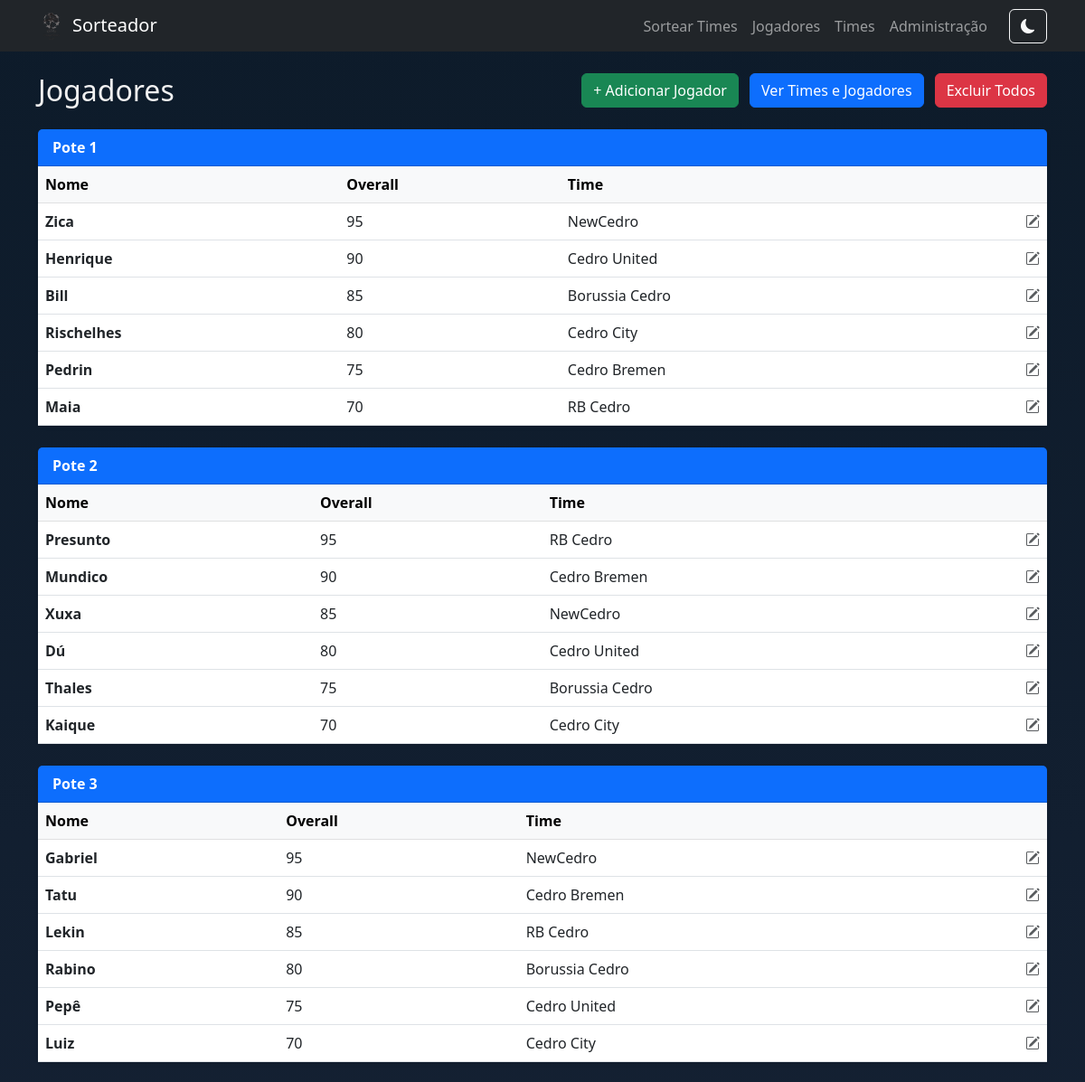
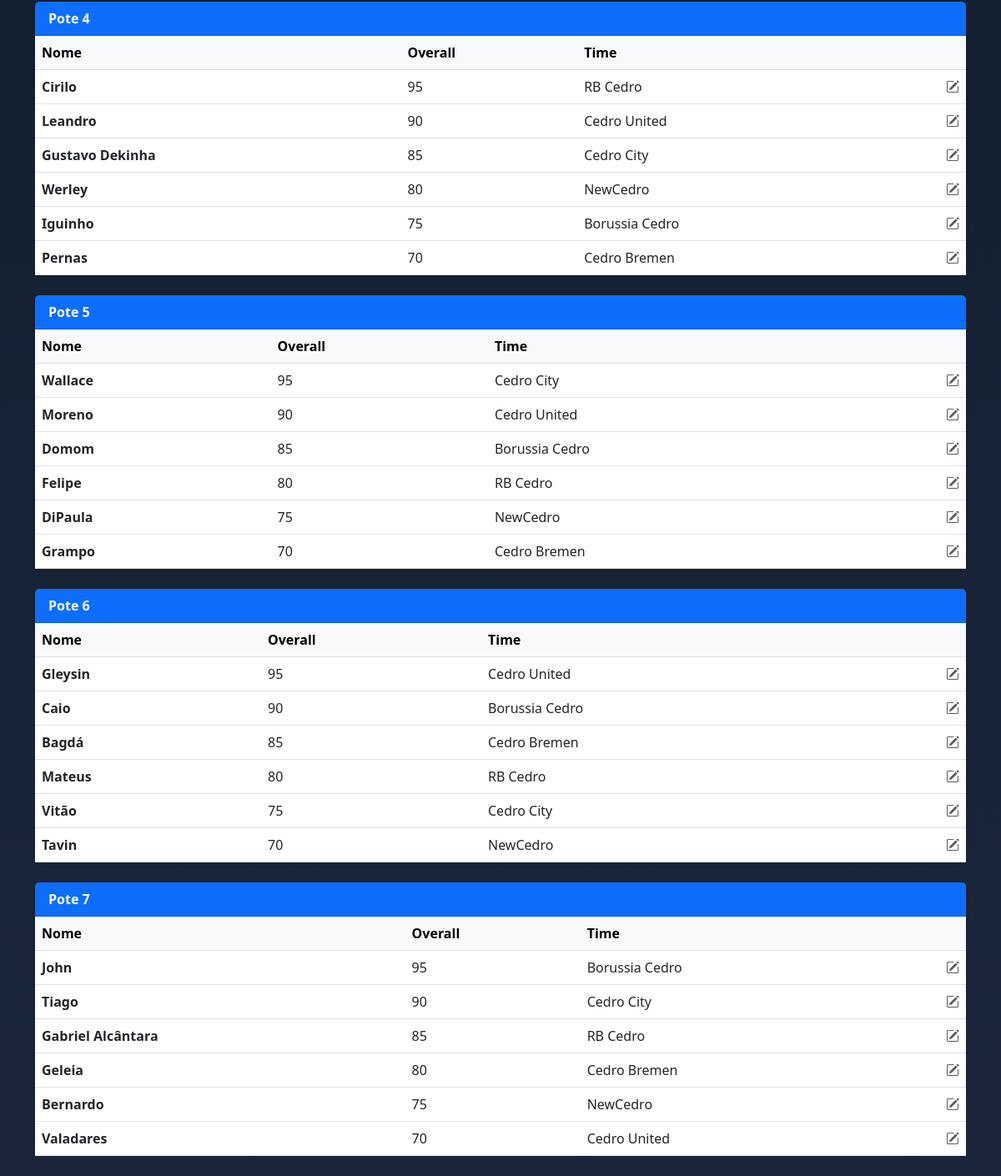
Screenshot of /jogadores/ with the database file from the repository (2 pictures, top to bottom).
### SortApp/models.py (models this page shows, shortened)
class Jogador(models.Model):
    nome = models.CharField(max_length=100)
    classificacao = models.PositiveIntegerField()
    overall = models.PositiveIntegerField()
    time = models.ForeignKey(Time, on_delete=models.SET_NULL, related_name='jogadores', null=True, blank=True)

class Time(models.Model):
    nome = models.CharField(max_length=100, unique=True)
    escudo = models.ImageField(upload_to='escudos/')

### SortApp/views.py (the view)
# urls.py: path('jogadores/', views.listar_jogadores, name='listar_jogadores'),
def listar_jogadores(request):
    jogadores = Jogador.objects.all().order_by('classificacao', '-overall')
    return render(request, 'listar_jogadores.html', {'jogadores': jogadores})

### SortApp/templates/listar_jogadores.html (shortened to what this page needs)
{% extends 'base.html' %}
{% block content %}
<div class="d-flex justify-content-between align-items-center mb-4">
    <h2 class="mb-0">Jogadores</h2>
    <div>
        <a href="{% url 'cadastrar_jogador' %}" class="btn btn-success me-2">+ Adicionar Jogador</a>
        <a href="{% url 'listar_times_completos' %}" class="btn btn-primary me-2">
            Ver Times e Jogadores
        </a>
        <form method="post" action="{% url 'excluir_todos_jogadores' %}"
              class="d-inline"
              onsubmit="return confirm('Tem certeza que deseja excluir TODOS os jogadores?');">
            <button type="submit" class="btn btn-danger">Excluir Todos</button>
        </form>
    </div>
</div>
{% regroup jogadores by classificacao as potes %}
{% for pote in potes %}
<div class="card mb-4 shadow-sm border-0">
    <div class="card-header bg-primary text-white fw-bold">
        Pote {{ pote.grouper }}
    </div>
    <div class="card-body p-0">
        <table class="table table-hover mb-0">
            <thead class="table-light">
                <tr>
                    <th>Nome</th>
                    <th>Overall</th>
                    <th>Time</th>
                    <th class="text-end"></th>
                </tr>
            </thead>
            <tbody>
                {% for j in pote.list %}
                <tr>
                    <td class="fw-semibold">{{ j.nome }}</td>
                    <td>{{ j.overall }}</td>
                    <td>
                        {% if j.time %}
                            {{ j.time.nome }}
                        {% else %}
                            —
                        {% endif %}
                    </td>
                    <td class="text-end">
                        <a href="{% url 'editar_jogador' j.id %}" class="text-muted" title="Editar">
                            <i class="bi bi-pencil-square"></i>
                        </a>
                    </td>
                </tr>
                {% endfor %}
            </tbody>
        </table>
    </div>
</div>
{% empty %}
<div class="alert alert-info text-center">
    Não há jogadores cadastrados.
</div>
{% endfor %}
{% endblock %}

### SortApp/templates/base.html (style rules this page uses)
body.dark-mode { background: linear-gradient(to bottom, #0d1b2a, #1b263b); color: #f1f1f1; }
body.dark-mode .card { background-color: #1b263b; color: #f1f1f1; }
body.dark-mode .card-header { background-color: #6c757d; color: #f1f1f1; }

### rows the page displays
Jogador: nome "Zica", overall "95", time.nome "NewCedro"
Jogador: nome "Henrique", overall "90", time.nome "Cedro United"
Jogador: nome "Bill", overall "85", time.nome "Borussia Cedro"
Jogador: nome "Rischelhes", overall "80", time.nome "Cedro City"
Jogador: nome "Pedrin", overall "75", time.nome "Cedro Bremen"
Jogador: nome "Maia", overall "70", time.nome "RB Cedro"
Jogador: nome "Presunto", overall "95", time.nome "RB Cedro"
Jogador: nome "Mundico", overall "90", time.nome "Cedro Bremen"
Jogador: nome "Xuxa", overall "85", time.nome "NewCedro"
Jogador: nome "Dú", overall "80", time.nome "Cedro United"
Jogador: nome "Thales", overall "75", time.nome "Borussia Cedro"
Jogador: nome "Kaique", overall "70", time.nome "Cedro City"
Jogador: nome "Gabriel", overall "95", time.nome "NewCedro"
Jogador: nome "Tatu", overall "90", time.nome "Cedro Bremen"
Jogador: nome "Lekin", overall "85", time.nome "RB Cedro"
Jogador: nome "Rabino", overall "80", time.nome "Borussia Cedro"
Jogador: nome "Pepê", overall "75", time.nome "Cedro United"
Jogador: nome "Luiz", overall "70", time.nome "Cedro City"
Jogador: nome "Cirilo", overall "95", time.nome "RB Cedro"
Jogador: nome "Leandro", overall "90", time.nome "Cedro United"
Jogador: nome "Gustavo Dekinha", overall "85", time.nome "Cedro City"
Jogador: nome "Werley", overall "80", time.nome "NewCedro"
Jogador: nome "Iguinho", overall "75", time.nome "Borussia Cedro"
Jogador: nome "Pernas", overall "70", time.nome "Cedro Bremen"
Jogador: nome "Wallace", overall "95", time.nome "Cedro City"
Jogador: nome "Moreno", overall "90", time.nome "Cedro United"
Jogador: nome "Domom", overall "85", time.nome "Borussia Cedro"
Jogador: nome "Felipe", overall "80", time.nome "RB Cedro"
Jogador: nome "DiPaula", overall "75", time.nome "NewCedro"
Jogador: nome "Grampo", overall "70", time.nome "Cedro Bremen"
Jogador: nome "Gleysin", overall "95", time.nome "Cedro United"
Jogador: nome "Caio", overall "90", time.nome "Borussia Cedro"
Jogador: nome "Bagdá", overall "85", time.nome "Cedro Bremen"
Jogador: nome "Mateus", overall "80", time.nome "RB Cedro"
Jogador: nome "Vitão", overall "75", time.nome "Cedro City"
Jogador: nome "Tavin", overall "70", time.nome "NewCedro"
Jogador: nome "John", overall "95", time.nome "Borussia Cedro"
Jogador: nome "Tiago", overall "90", time.nome "Cedro City"
Jogador: nome "Gabriel Alcântara", overall "85", time.nome "RB Cedro"
Jogador: nome "Geleia", overall "80", time.nome "Cedro Bremen"
Jogador: nome "Bernardo", overall "75", time.nome "NewCedro"
Jogador: nome "Valadares", overall "70", time.nome "Cedro United"

### other values shown
{{ pote.grouper }} "1" "2" "3" "4" "5" "6" "7"
